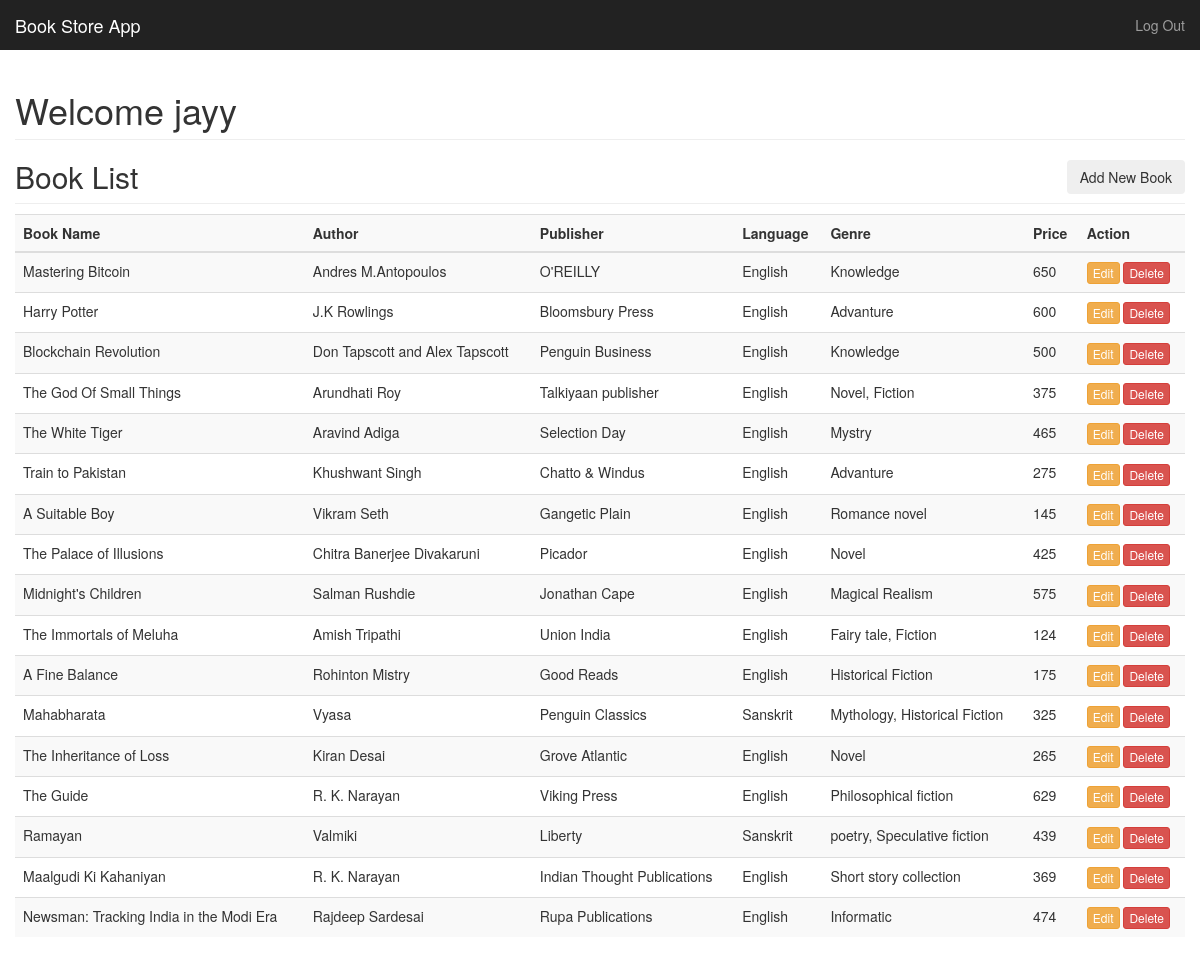
Page /dashboard (signed in) on the committed database.
### views.py (models this page shows)
class User(UserMixin, db.Model):
    id = db.Column(db.Integer, primary_key=True)
    username = db.Column(db.String(15), unique=True)
    email = db.Column(db.String(50), unique=True)
    password = db.Column(db.String(80))
    firstname = db.Column(db.String(20))
    lastname = db.Column(db.String(20))
    phonenumber = db.Column(db.String(10))

class Book(db.Model):
    book_id = db.Column(db.Integer, primary_key=True)
    book_name = db.Column(db.String(80))
    author = db.Column(db.String(50))
    publisher = db.Column(db.String(80))
    language = db.Column(db.String(20))
    genre = db.Column(db.String(20))
    price = db.Column(db.String(10))

### views.py (the view)
@app.route('/dashboard')
@login_required
def dashboard():
    data = db.session.query(Book)
    return render_template('dashboard.html',name=current_user.username,books=data)

### views.py (called while the page is built)
@login_manager.user_loader
def load_user(user_id):
    return User.query.get(int(user_id))

### template/dashboard.html (shortened to what this page needs)
{% extends "bootstrap/base.html" %}
{% block styles %}
{{super()}}
<link rel="stylesheet" href="{{url_for('.static', filename='dashboard.css')}}">
{% endblock %}
{% block content %}
<nav class="navbar navbar-inverse navbar-fixed-top">
  <div class="container-fluid">
    <div class="navbar-header">
      <a class="navbar-brand" href="{{ url_for('dashboard') }}">Book Store App</a>
    </div>
    <div id="navbar" class="navbar-collapse collapse">
      <ul class="nav navbar-nav navbar-right">
        <li><a href="{{ url_for('logout') }}">Log Out</a></li>
      </ul>
    </div>
  </div>
</nav>
<div class="container">
  <div class="row">
      <div class="col md-9">
          <h1 class="page-header">Welcome {{ name }}</h1>
          <h2 class="sub-header">
              Book List <button type="button" class="btn btn-sucess pull-right" data-toggle="modal" data-target="#mymodal">
                  Add New Book
              </button>
          </h2>
          <div class="table-responsive">
              <table class="table table-striped">
                  <tr>
                      <th>Book Name</th>
                      <th>Author</th>
                      <th>Publisher</th>
                      <th>Language</th>
                      <th>Genre</th>
                      <th>Price</th>
                      <th>Action</th>
                  </tr>
                  <tbody>
                      {% for row in books %}
                      <tr>
                          <td>{{row.book_name}}</td>
                          <td>{{row.author}}</td>
                          <td>{{row.publisher}}</td>
                          <td>{{row.language}}</td>
                          <td>{{row.genre}}</td>
                          <td>{{row.price}}</td>
                          <td>
                              <a href="/update/{{row.book_id}}" class="btn btn-warning btn-xs" data-toggle="modal" data-target="#modaledit{{row.book_id}}">Edit</a>
                              <a href="/delete/{{row.book_id}}" class="btn btn-danger btn-xs" onclick="return confirm('Are You Sure To Delete?')">Delete</a>
                          </td>
                      </tr>
                      {% endfor %}
                  </tbody>
              </table>
          </div>
      </div>
  </div>
</div>
{% endblock %}

### static/dashboard.css (style rules this page uses)
body { padding-top: 50px; }
.sub-header { padding-bottom: 10px; border-bottom: 1px solid #eee; }
.navbar-fixed-top { border: 0; }

### rows in the picture
User: username "jayy"
Book: book_name "Mastering Bitcoin", author "Andres M.Antopoulos", publisher "O'REILLY", language "English", genre "Knowledge", price "650"
Book: book_name "Harry Potter", author "J.K Rowlings", publisher "Bloomsbury Press", language "English", genre "Advanture", price "600"
Book: book_name "Blockchain Revolution", author "Don Tapscott and Alex Tapscott", publisher "Penguin Business", language "English", genre "Knowledge", price "500"
Book: book_name "The God Of Small Things", author "Arundhati Roy", publisher "Talkiyaan publisher", language "English", genre "Novel, Fiction", price "375"
Book: book_name "The White Tiger", author "Aravind Adiga", publisher "Selection Day", language "English", genre "Mystry", price "465"
Book: book_name "Train to Pakistan", author "Khushwant Singh", publisher "Chatto & Windus", language "English", genre "Advanture", price "275"
Book: book_name "A Suitable Boy", author "Vikram Seth", publisher "Gangetic Plain", language "English", genre "Romance novel", price "145"
Book: book_name "The Palace of Illusions", author "Chitra Banerjee Divakaruni", publisher "Picador", language "English", genre "Novel", price "425"
Book: book_name "Midnight's Children", author "Salman Rushdie", publisher "Jonathan Cape", language "English", genre "Magical Realism", price "575"
Book: book_name "The Immortals of Meluha", author "Amish Tripathi", publisher "Union India", language "English", genre "Fairy tale, Fiction", price "124"
Book: book_name "A Fine Balance", author "Rohinton Mistry", publisher "Good Reads", language "English", genre "Historical Fiction", price "175"
Book: book_name "Mahabharata", author "Vyasa", publisher "Penguin Classics", language "Sanskrit", genre "Mythology, Historical Fiction", price "325"
Book: book_name "The Inheritance of Loss", author "Kiran Desai", publisher "Grove Atlantic", language "English", genre "Novel", price "265"
Book: book_name "The Guide", author "R. K. Narayan", publisher "Viking Press", language "English", genre "Philosophical fiction", price "629"
Book: book_name "Ramayan", author "Valmiki", publisher "Liberty", language "Sanskrit", genre "poetry, Speculative fiction", price "439"
Book: book_name "Maalgudi Ki Kahaniyan", author "R. K. Narayan", publisher "Indian Thought Publications", language "English", genre "Short story collection", price "369"
Book: book_name "Newsman: Tracking India in the Modi Era", author "Rajdeep Sardesai", publisher "Rupa Publications", language "English", genre "Informatic", price "474"
